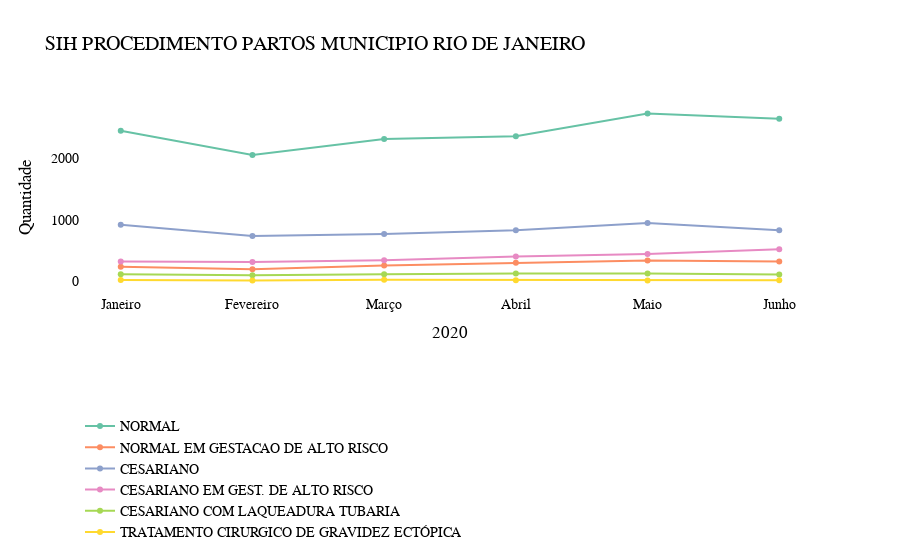

The cell this chart's notebook holds for it:
### Code cell
# Gráfico 2020
grafico2020 = go.Figure() 

grafico2020.add_trace(go.Scatter(x = mes2, y = normal_2020, name = 'NORMAL'))
grafico2020.add_trace(go.Scatter(x = mes2, y = normalAlt_2020, name = 'NORMAL EM GESTACAO DE ALTO RISCO'))
grafico2020.add_trace(go.Scatter(x = mes2, y = cesariano_2020, name = 'CESARIANO'))
grafico2020.add_trace(go.Scatter(x = mes2, y = cesarAlt_2020, name = 'CESARIANO EM GEST. DE ALTO RISCO'))
grafico2020.add_trace(go.Scatter(x = mes2, y = laquiadura_2020, name = 'CESARIANO COM LAQUEADURA TUBARIA  '))
grafico2020.add_trace(go.Scatter(x = mes2, y = ectopia_2020, name = 'TRATAMENTO CIRURGICO DE GRAVIDEZ ECTÓPICA'))


grafico2020.update_layout(title='SIH PROCEDIMENTO PARTOS MUNICIPIO RIO DE JANEIRO',
xaxis_title='2020',
yaxis_title='Quantidade',
plot_bgcolor = 'white',
font = {'family': 'Arial','size': 14,'color': 'black'},
legend_orientation = "h",
legend=dict(x=0.0, y=-0.6),
colorway=px.colors.qualitative.Set2)

grafico2020.update_xaxes( showgrid=False, gridwidth=1, gridcolor='lightgray',
showline=False, linewidth=1, linecolor='black')
grafico2020.update_yaxes(showgrid=False, gridwidth=1, gridcolor='lightgray',
showline=False, linewidth=1, linecolor='black')

grafico2020.show()

### Figure 1 — Plotly figure (JSON) as saved in the notebook; plotly's stock layout.template omitted (floating-point values rounded to 4 significant figures)
{"data": [{"name": "NORMAL", "type": "scatter", "x": ["Janeiro", "Fevereiro", "Março", "Abril", "Maio", "Junho"], "y": [2441, 2048, 2306, 2351, 2721, 2635]}, {"name": "NORMAL EM GESTACAO DE ALTO RISCO", "type": "scatter", "x": ["Janeiro", "Fevereiro", "Março", "Abril", "Maio", "Junho"], "y": [240, 199, 258, 304, 339, 325]}, {"name": "CESARIANO", "type": "scatter", "x": ["Janeiro", "Fevereiro", "Março", "Abril", "Maio", "Junho"], "y": [918, 739, 768, 830, 946, 829]}, {"name": "CESARIANO EM GEST. DE ALTO RISCO", "type": "scatter", "x": ["Janeiro", "Fevereiro", "Março", "Abril", "Maio", "Junho"], "y": [326, 318, 343, 406, 447, 521]}, {"name": "CESARIANO COM LAQUEADURA TUBARIA  ", "type": "scatter", "x": ["Janeiro", "Fevereiro", "Março", "Abril", "Maio", "Junho"], "y": [118, 101, 117, 131, 129, 113]}, {"name": "TRATAMENTO CIRURGICO DE GRAVIDEZ ECTÓPICA", "type": "scatter", "x": ["Janeiro", "Fevereiro", "Março", "Abril", "Maio", "Junho"], "y": [26, 16, 27, 21, 18, 21, 0, 0, 0, 0, 0, 0]}], "layout": {"colorway": ["rgb(102,194,165)", "rgb(252,141,98)", "rgb(141,160,203)", "rgb(231,138,195)", "rgb(166,216,84)", "rgb(255,217,47)", "rgb(229,196,148)", "rgb(179,179,179)"], "font": {"color": "black", "family": "Arial", "size": 14}, "legend": {"orientation": "h", "x": 0, "y": -0.6}, "plot_bgcolor": "white", "title": {"text": "SIH PROCEDIMENTO PARTOS MUNICIPIO RIO DE JANEIRO"}, "xaxis": {"gridcolor": "lightgray", "gridwidth": 1, "linecolor": "black", "linewidth": 1, "showgrid": false, "showline": false, "title": {"text": "2020"}}, "yaxis": {"gridcolor": "lightgray", "gridwidth": 1, "linecolor": "black", "linewidth": 1, "showgrid": false, "showline": false, "title": {"text": "Quantidade"}}}}
